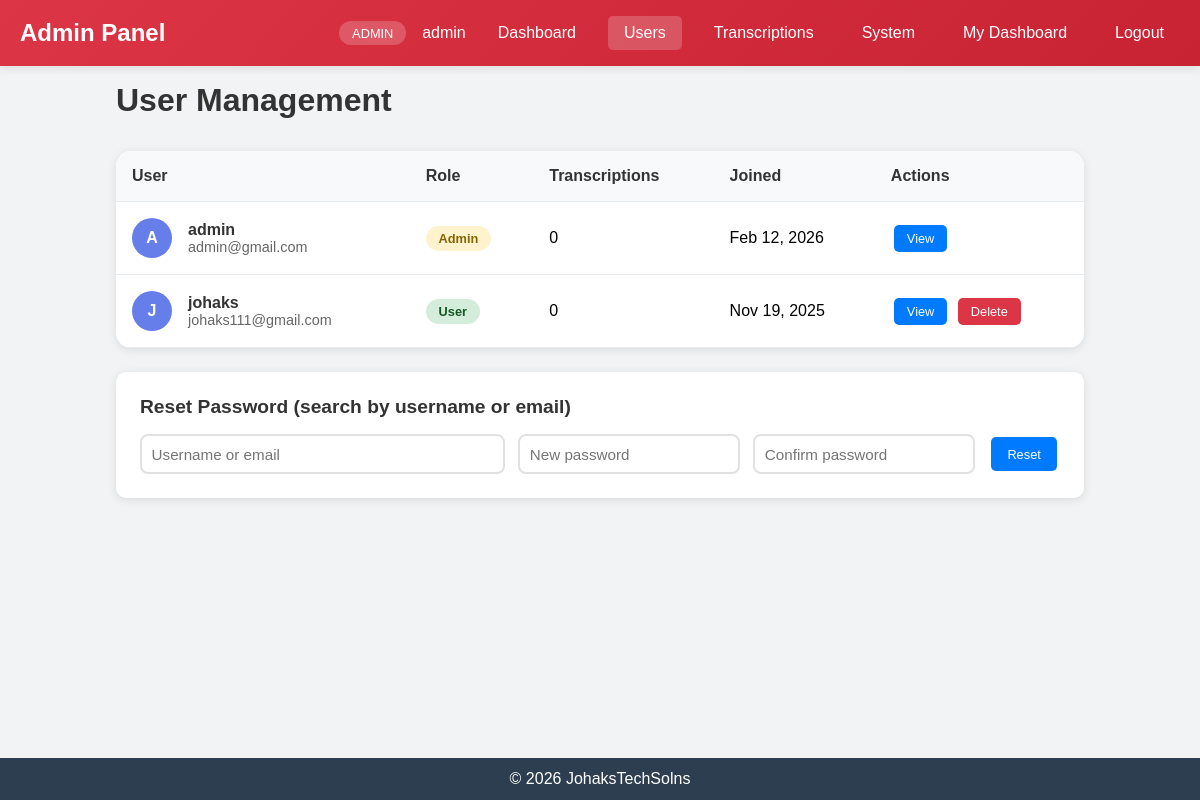
The page /admin/users (signed in) on the database its author committed.
### app.py (models this page shows, shortened)
class User(UserMixin, db.Model):
    id = db.Column(db.Integer, primary_key=True)
    username = db.Column(db.String(80), unique=True, nullable=False)
    email = db.Column(db.String(120), unique=True, nullable=False)
    password_hash = db.Column(db.String(255), nullable=False)
    created_at = db.Column(db.DateTime, default=datetime.utcnow)
    transcriptions = db.relationship('Transcription', backref='user', lazy=True, cascade='all, delete-orphan')
    is_admin = db.Column(db.Boolean, default=False)

### app.py (the view, shortened to what this page needs)
@app.route('/admin/users')
@login_required
@admin_required
def admin_users():
    page = request.args.get('page', 1, type=int)
    search = request.args.get('search', '')
    query = User.query
    users = query.order_by(User.created_at.desc()).paginate(
        page=page, per_page=20, error_out=False)
    return render_template('admin/users.html', users=users, search=search)

### app.py (called while the page is built)
@login_manager.user_loader
def load_user(user_id):
    return User.query.get(int(user_id))

def admin_required(f):
    @wraps(f)
    def decorated_function(*args, **kwargs):
        if not current_user.is_authenticated or not current_user.is_admin:
            flash('Admin access required', 'error')
            return redirect(url_for('dashboard'))
        return f(*args, **kwargs)
    return decorated_function

### templates/admin/users.html (shortened to what this page needs)
{% extends "base.html" %}
{% block content %}
<nav class="admin-navbar">
    <div class="nav-container">
        <div class="nav-brand"> Admin Panel</div>
        <div class="nav-links">
            <span class="admin-badge">ADMIN</span>
            <span>{{ current_user.username }}</span>
            <a href="{{ url_for('admin_dashboard') }}">Dashboard</a>
            <a href="{{ url_for('admin_users') }}" class="active">Users</a>
            <a href="{{ url_for('admin_transcriptions') }}">Transcriptions</a>
            <a href="{{ url_for('admin_system_stats') }}">System</a>
            <a href="{{ url_for('dashboard') }}">My Dashboard</a>
            <a href="{{ url_for('logout') }}">Logout</a>
        </div>
    </div>
</nav>
<div class="container">
    <div class="page-header">
        <h1 class="page-title">User Management</h1>
    </div>
    <div class="users-table-container">
        <table class="users-table">
            <thead>
                <tr>
                    <th>User</th>
                    <th>Role</th>
                    <th>Transcriptions</th>
                    <th>Joined</th>
                    <th>Actions</th>
                </tr>
            </thead>
            <tbody>
                {% for user in users.items %}
                <tr>
                    <td>
                        <div class="user-info">
                            <div class="user-avatar">
                                {{ user.username[0].upper() }}
                            </div>
                            <div class="user-details">
                                <div class="user-name">{{ user.username }}</div>
                                <div class="user-email">{{ user.email }}</div>
                            </div>
                        </div>
                    </td>
                    <td>
                        <span class="status-badge {{ 'badge-admin' if user.is_admin else 'badge-user' }}">
                            {{ 'Admin' if user.is_admin else 'User' }}
                        </span>
                    </td>
                    <td>{{ user.transcriptions|length }}</td>
                    <td>{{ user.created_at.strftime('%b %d, %Y') }}</td>
                    <td>
                        <a href="{{ url_for('admin_user_detail', user_id=user.id) }}" class="action-btn btn-primary">View</a>
                        {% if user.id != current_user.id %}
                            <a href="{{ url_for('admin_delete_user', user_id=user.id) }}" class="action-btn btn-danger" onclick="return confirm('Are you sure you want to delete this user and all their data?')">Delete</a>
                        {% endif %}
                    </td>
                </tr>
                {% endfor %}
            </tbody>
        </table>
    </div>
    <div class="reset-container" style="margin-top: 1.5rem;">
        <div class="reset-title">Reset Password (search by username or email)</div>
        <form class="reset-form" method="post" action="{{ url_for('admin_reset_password_lookup') }}">
            <input type="text" name="identifier" placeholder="Username or email" required>
            <input type="password" name="password" placeholder="New password" required minlength="6">
            <input type="password" name="password2" placeholder="Confirm password" required minlength="6">
            <button type="submit" class="action-btn btn-primary">Reset</button>
        </form>
    </div>
</div>
{% endblock %}

### templates/base.html (shortened to what this page needs)
<!DOCTYPE html>
<html lang="en">
<head>
</head>
<body>
    <div class="main">
        {% block content %}{% endblock %}
    </div>
    <footer class="footer">
        <p>&copy; <span id="currentYear"></span> JohaksTechSolns</p>
    </footer>
</body>
</html>

### templates/admin/users.html (style rules this page uses)
* { margin: 0; padding: 0; box-sizing: border-box; }
body { font-family: 'Segoe UI', Tahoma, Geneva, Verdana, sans-serif; background: #f1f3f4; min-height: 100vh; }
.admin-navbar { background: linear-gradient(135deg, #dc3545 0%, #c82333 100%); padding: 1rem 0; color: white; box-shadow: 0 2px 10px rgba(0,0,0,0.1); }
.nav-container { max-width: 1400px; margin: 0 auto; padding: 0 20px; display: flex; justify-content: space-between; align-items: center; }
.nav-brand { font-size: 1.5rem; font-weight: bold; }
.nav-links { display: flex; gap: 1rem; align-items: center; }
.nav-links a { color: white; text-decoration: none; padding: 0.5rem 1rem; border-radius: 5px; transition: background 0.3s; }
.nav-links a.active { background: rgba(255,255,255,0.2); }
.admin-badge { background: rgba(255,255,255,0.2); padding: 0.3rem 0.8rem; border-radius: 15px; font-size: 0.8rem; }
.container { max-width: 1400px; margin: 0 auto; padding: 2rem 20px; }
.page-header { margin-bottom: 2rem; }
.page-title { color: #333; font-size: 2rem; margin-bottom: 0.5rem; }
.users-table-container { background: white; border-radius: 15px; box-shadow: 0 2px 10px rgba(0,0,0,0.1); overflow: hidden; }
.users-table { width: 100%; border-collapse: collapse; }
.users-table th, .users-table td { padding: 1rem; text-align: left; border-bottom: 1px solid #e9ecef; }
.users-table th { background: #f8f9fa; font-weight: 600; color: #333; }
.user-avatar { width: 40px; height: 40px; background: #667eea; color: white; border-radius: 50%; display: flex; align-items: center; justify-content: center; font-weight: bold; }
.user-info { display: flex; align-items: center; gap: 1rem; }
.user-details { flex: 1; }
.user-name { font-weight: 600; color: #333; }
.user-email { color: #666; font-size: 0.9rem; }
.status-badge { padding: 0.3rem 0.8rem; border-radius: 15px; font-size: 0.8rem; font-weight: 600; }
.badge-admin { background: #fff3cd; color: #856404; }
.badge-user { background: #d4edda; color: #155724; }
.action-btn { padding: 0.4rem 0.8rem; border: none; border-radius: 5px; cursor: pointer; text-decoration: none; font-size: 0.8rem; margin: 0 0.2rem; transition: background 0.3s; }
.btn-primary { background: #007bff; color: white; }
.btn-danger { background: #dc3545; color: white; }
.reset-container { background: #fff; padding: 1.5rem; border-radius: 10px; box-shadow: 0 2px 10px rgba(0,0,0,0.1); margin-bottom: 1.5rem; }
.reset-title { font-size: 1.2rem; font-weight: 600; margin-bottom: 1rem; color: #333; }
.reset-form { display: grid; grid-template-columns: 2fr 1fr 1fr auto; gap: 0.8rem; align-items: center; }
.reset-form input { padding: 0.6rem; border: 2px solid #e1e1e1; border-radius: 8px; font-size: 0.95rem; }
.reset-form button { padding: 0.6rem 1rem; }

### templates/base.html (style rules this page uses)
body { min-height: 100vh; display: flex; flex-direction: column; font-family: Arial, sans-serif; }
.main { flex: 1; }
.footer { background: #2c3e50; color: #fff; text-align: center; padding: 12px 16px; }
.container { max-width: 1000px; margin: 0 auto; padding: 16px; }

### rows shown on the page
User: username "admin", username "A", email "admin@gmail.com", is_admin "Admin", transcriptions|length "0", created_at "Feb 12, 2026"
User: username "J", username "johaks", email "johaks111@gmail.com", is_admin "User", transcriptions|length "0", created_at "Nov 19, 2025"
